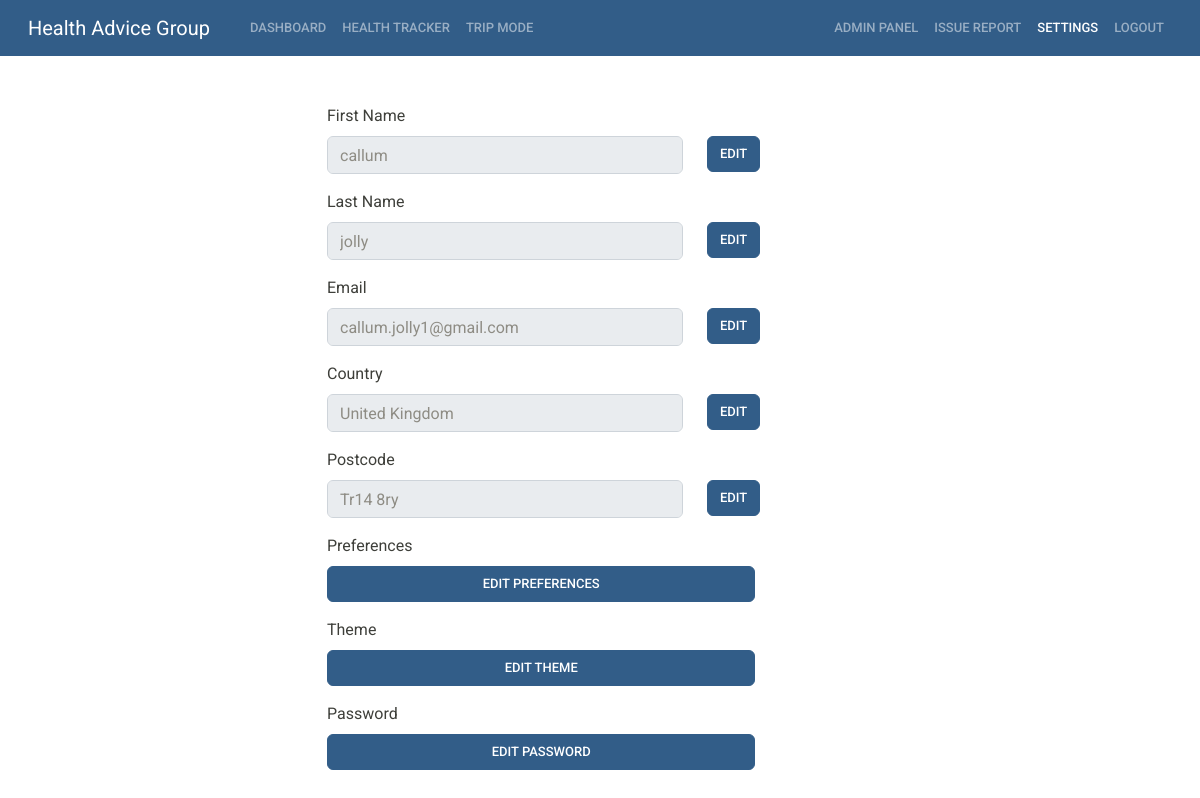
The app's page /pages/settings.php (signed in) with its own data.
### tables this page shows
CREATE TABLE `users` (
  `id` int(11) NOT NULL,
  `email` varchar(63) NOT NULL,
  `password` varchar(63) NOT NULL,
  `first_name` varchar(63) NOT NULL,
  `last_name` varchar(63) NOT NULL,
  `country` varchar(15) NOT NULL,
  `postcode` varchar(15) NOT NULL,
  `preferences` int(11) DEFAULT NULL,
  `theme` varchar(21) NOT NULL,
  `level` varchar(15) NOT NULL DEFAULT 'user'
);

### pages/user.php (called while the page is built, shortened)
<?php
    class User {
        function __construct($id,$first_name,$last_name,$email,$password,$country,$postcode,$preferences,$theme,$level){
            $this->first_name = $first_name;
            $this->last_name = $last_name;
            $this->email = $email;
            $this->country = $country;
            $this->postcode = $postcode;
            $this->theme = $theme;
        }
        static function load_by_id($id) {
            $conn = connect();
            $sql = "SELECT * FROM users WHERE id=".$id;
            $result = mysqli_query($conn,$sql);
            $row = mysqli_fetch_assoc($result);
            $sql = "SELECT * FROM preferences WHERE user_id=".$id;
            $result = mysqli_query($conn,$sql);
            $preferences = mysqli_fetch_assoc($result);
            return new User($row["id"], $row['first_name'], $row['last_name'], $row['email'], $row['password'], $row["country"],$row["postcode"],$preferences,$row["theme"],$row["level"]);
        }
    }
?>

### pages/settings.php (the view, shortened to what this page needs)
<?php
require "./user.php";
if (isset($_SESSION["user"]) == false){
    header("Location: ./");
}
else {
    $user = User::load_by_id($_SESSION["user"]);
}
?>
<!doctype html>
<html lang="en">
    <head>
        <link rel="stylesheet" href="https://cdn.jsdelivr.net/npm/bootstrap@4.4.1/dist/css/bootstrap.min.css">
        <link rel="stylesheet" href="https://use.fontawesome.com/releases/v5.11.2/css/all.css">
        <link rel="stylesheet" href="../styles/<?php echo $user->theme?>">
    </head>
    <body>
    <?php
        include "nav.php";
    ?>
    <div class="container">
      <div class="row pt-5">
        <div class="col-md-3">
        </div>
        <div class="col-md-6">
            <div class="form-group">
                <div class="row">
                    <div class="col-md-12">
                        <label for="first_name">First Name</label>
                        <div class="row">
                            <div class="col-md-8">
                                <input required type="text" class="form-control" id="first_name" name="first_name" placeholder="<?php echo $user->first_name?>" readonly="">
                            </div>
                            <div class="col-md-2">
                                <button type="button" class="btn btn-primary" data-bs-toggle="modal" data-bs-target="#firstname">Edit</button>
                            </div>
                        </div>
                    </div>
                </div>
            </div>
            <div class="form-group">
                <div class="row">
                    <div class="col-md-12">
                        <label for="last_name">Last Name</label>
                        <div class="row">
                            <div class="col-md-8">
                                <input required type="text" class="form-control" id="last_name" name="last_name" placeholder="<?php echo $user->last_name?>" readonly="">
                            </div>
                            <div class="col-md-2">
                                <button type="button" class="btn btn-primary" data-bs-toggle="modal" data-bs-target="#lastname">Edit</button>
                            </div>
                        </div>
                    </div>
                </div>
            </div>
            <div class="form-group">
                <div class="row">
                    <div class="col-md-12">
                        <label for="email">Email</label>
                        <div class="row">
                            <div class="col-md-8">
                                <input required type="text" class="form-control" id="email" name="email" placeholder="<?php echo $user->email?>" readonly="">
                            </div>
                            <div class="col-md-2">
                                <button type="button" class="btn btn-primary" data-bs-toggle="modal" data-bs-target="#emailmodal">Edit</button>
                            </div>
                        </div>
                    </div>
                </div>
            </div>
            <div class="form-group">
                <div class="row">
                    <div class="col-md-12">
                        <label for="country_label">Country</label>
                        <div class="row">
                            <div class="col-md-8">
                                <input required type="text" class="form-control" id="country_label" name="country" placeholder="<?php echo $user->country?>" readonly="">
                            </div>
                            <div class="col-md-2">
                                <button type="button" class="btn btn-primary" data-bs-toggle="modal" data-bs-target="#countrymodal">Edit</button>
                            </div>
                        </div>
                    </div>
                </div>
            </div>
            <div class="form-group">
                <div class="row">
                    <div class="col-md-12">
                        <label for="postcode_label">Postcode</label>
                        <div class="row">
                            <div class="col-md-8">
                                <input required type="text" class="form-control" id="postcode_label" name="postcode" placeholder="<?php echo $user->postcode?>" readonly="">
                            </div>
                            <div class="col-md-2">
                                <button type="button" class="btn btn-primary" data-bs-toggle="modal" data-bs-target="#postcodemodal">Edit</button>
                            </div>
                        </div>
                    </div>
                </div>
            </div>
            <div class="form-group">
                <div class="row">
                    <div class="col-md-12">
                        <label for="preferences">Preferences</label>
                        <div class="row">
                            <div class="col-md-10">
                                <button type="button" id="preferences" class="btn btn-primary" data-bs-toggle="modal" data-bs-target="#preferencesmodal" style="width:95%;">Edit Preferences</button>
                            </div>
                        </div>
                    </div>
                </div>
            </div>
            <div class="form-group">
                <div class="row">
                    <div class="col-md-12">
                        <label for="theme">Theme</label>
                        <div class="row">
                            <div class="col-md-10">
                                <button type="button" id="theme" class="btn btn-primary" data-bs-toggle="modal" data-bs-target="#thememodal" style="width:95%;">Edit Theme</button>
                            </div>
                        </div>
                    </div>
                </div>
            </div>
            <div class="form-group">
                <div class="row">
                    <div class="col-md-12">
                        <label for="password">Password</label>
                        <div class="row">
                            <div class="col-md-10">
                                <button type="button" id="password" class="btn btn-primary" data-bs-toggle="modal" data-bs-target="#passwordmodal" style="width:95%;">Edit Password</button>
                            </div>
                        </div>
                    </div>
                </div>
            </div>
        </div>
        </div>
    </div>
  </body>
</html>

### records on screen
users: first_name "callum", last_name "jolly", email "callum.jolly1@gmail.com", country "United Kingdom", postcode "Tr14 8ry"
